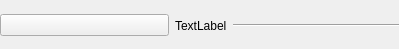
<?xml version="1.0" encoding="UTF-8"?>
<ui version="4.0">
 <class>SubsectionSeparator</class>
 <widget class="QWidget" name="SubsectionSeparator">
  <property name="geometry">
   <rect>
    <x>0</x>
    <y>0</y>
    <width>399</width>
    <height>49</height>
   </rect>
  </property>
  <property name="windowTitle">
   <string>Form</string>
  </property>
  <widget class="QWidget" name="horizontalLayoutWidget">
   <property name="geometry">
    <rect>
     <x>0</x>
     <y>0</y>
     <width>401</width>
     <height>51</height>
    </rect>
   </property>
   <layout class="QHBoxLayout" name="hLayoutSubsectionSeparator">
    <property name="sizeConstraint">
     <enum>QLayout::SetMinimumSize</enum>
    </property>
    <item>
     <widget class="QPushButton" name="btnSubsectionSeparator">
      <property name="text">
       <string/>
      </property>
      <property name="checkable">
       <bool>true</bool>
      </property>
     </widget>
    </item>
    <item>
     <widget class="QLabel" name="lblSubsectionSeparator">
      <property name="sizePolicy">
       <sizepolicy hsizetype="Fixed" vsizetype="Preferred">
        <horstretch>0</horstretch>
        <verstretch>0</verstretch>
       </sizepolicy>
      </property>
      <property name="text">
       <string>TextLabel</string>
      </property>
     </widget>
    </item>
    <item>
     <widget class="Line" name="lineSubsectionSeparator">
      <property name="frameShadow">
       <enum>QFrame::Sunken</enum>
      </property>
      <property name="orientation">
       <enum>Qt::Horizontal</enum>
      </property>
     </widget>
    </item>
   </layout>
  </widget>
 </widget>
 <resources/>
 <connections/>
</ui>
